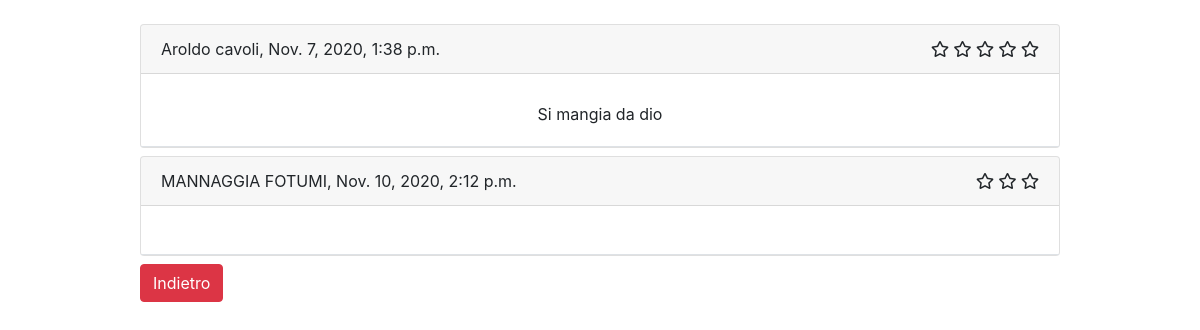
The app's page /users/reviews/ with its own data.
### users/models.py (models this page shows, shortened)
class Review(models.Model):
    CHOICES = (
        (1, 'Una stella'),
        (2, 'Due stelle'),
        (3, 'Tre stelle'),
        (4, 'Quattro stelle'),
        (5, 'Cinque stelle'),
    )
    user = models.OneToOneField(User, on_delete=models.CASCADE, unique=True, related_name='review')
    rating = models.IntegerField(choices=CHOICES, default=3)
    comment = models.CharField(max_length=100, blank=True, null=True)
    date = models.DateTimeField(auto_now=True)

class User(AbstractBaseUser, PermissionsMixin):
    email = models.EmailField(max_length=60, unique=True, verbose_name='Email:')
    first_name = models.CharField(max_length=60, verbose_name='Nome:')
    last_name = models.CharField(max_length=60, verbose_name='Cognome:')
    region = models.CharField(max_length=35, verbose_name='Regione:')
    province = models.CharField(max_length=30, verbose_name='Provincia:')
    cap = models.CharField(max_length=5, verbose_name='CAP:')
    city = models.CharField(max_length=50, verbose_name='Città:')
    via = models.CharField(max_length=50, verbose_name='Via:')
    house_number = models.CharField(max_length=10, verbose_name='Numero civico:')
    piano = models.CharField(max_length=30, blank=True, verbose_name='Piano:')
    note = models.TextField(blank=True, verbose_name='Note:', null=True)
    tel_regex = RegexValidator(regex=r'^\+?1?\d{10,10}$', message=('Numero di telefono errato!'))
    tel = models.CharField(validators=[tel_regex], max_length=10, verbose_name='Telefono:')
    is_admin = models.BooleanField(default=False)
    is_active = models.BooleanField(default=True)
    is_staff = models.BooleanField(default=False)
    is_restaurateur = models.BooleanField(default=False)
    USERNAME_FIELD = 'email'
    REQUIRED_FIELDS = ['first_name', 'last_name']
    objects = CustomUser()
    class Meta:
        verbose_name = _('Restaurant user')
        verbose_name_plural = _('Restaurant users')

### users/views.py (the view)
# urls.py: path('reviews/', review_list, name='review-list'),
def review_list(request):
    return render(request, 'users/user_review.html', {'reviews': Review.objects.all().order_by('date')})

### users/templates/users/user_review.html (shortened to what this page needs)
{% extends 'base.html' %}
{% load crispy_forms_tags %}
{% block content %}
    <div class="row">
        <div class="col"></div>
        <div class="col-10">
                <div id="contenuto">
                    {% for review in reviews %}
                        <div class="card mt-2">
                        <div class="card-header">
                            <div class="d-flex justify-content-between">
                            <div>
                                        {{ review.user.first_name }} {{ review.user.last_name }}, {{ review.date }}
                            </div>
                                <div>
                                        {% for i in '12345'|make_list %}
                                            {% if forloop.counter <=  review.rating %}
                                                <i class="far fa-star"></i>
                                            {% endif %}
                                        {% endfor %}
                                    </div>
                            </div>
                        </div>
                            <div class="card-body mt-2">
                                <div class="d-flex justify-content-center">
                                    {{ review.comment }}
                                </div>
                            </div>
                        <footer class="border-top">
                        </footer>
                        </div>
                    {% endfor %}
                </div>
            <button type="button" class="btn btn-danger mt-2" onclick="location.href='../../'"
                id="cancel-button">Indietro</button>
        </div>
         <div class="col"></div>
    </div>
{% endblock %}

### records on screen
Review: user.first_name "Aroldo", user.last_name "cavoli", date "Nov. 7, 2020, 1:38 p.m.", rating 5 (drawn), comment "Si mangia da dio"
Review: user.first_name "MANNAGGIA", user.last_name "FOTUMI", date "Nov. 10, 2020, 2:12 p.m.", rating 3 (drawn)
